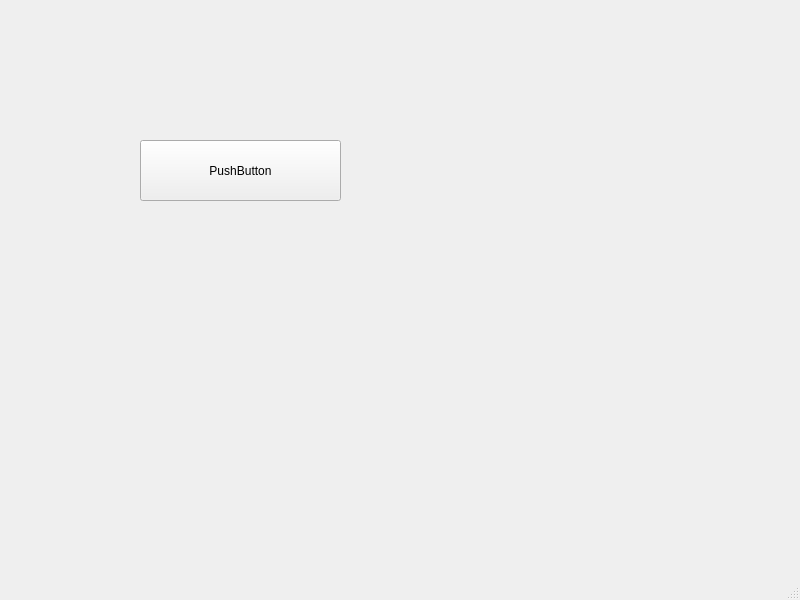
<?xml version="1.0" encoding="UTF-8"?>
<ui version="4.0">
 <class>MainWindow</class>
 <widget class="QMainWindow" name="MainWindow">
  <property name="geometry">
   <rect>
    <x>0</x>
    <y>0</y>
    <width>800</width>
    <height>600</height>
   </rect>
  </property>
  <property name="windowTitle">
   <string>MainWindow</string>
  </property>
  <widget class="QWidget" name="centralwidget">
   <widget class="QPushButton" name="pushButton">
    <property name="geometry">
     <rect>
      <x>140</x>
      <y>140</y>
      <width>201</width>
      <height>61</height>
     </rect>
    </property>
    <property name="styleSheet">
     <string notr="true">
active {
background-color: #f56d0a;
box-shadow: inset 0px 0px 10px rgba(0,0,0,0.9);
}
</string>
    </property>
    <property name="text">
     <string>PushButton</string>
    </property>
   </widget>
  </widget>
  <widget class="QMenuBar" name="menubar">
   <property name="geometry">
    <rect>
     <x>0</x>
     <y>0</y>
     <width>800</width>
     <height>22</height>
    </rect>
   </property>
  </widget>
  <widget class="QStatusBar" name="statusbar"/>
 </widget>
 <resources/>
 <connections/>
</ui>
